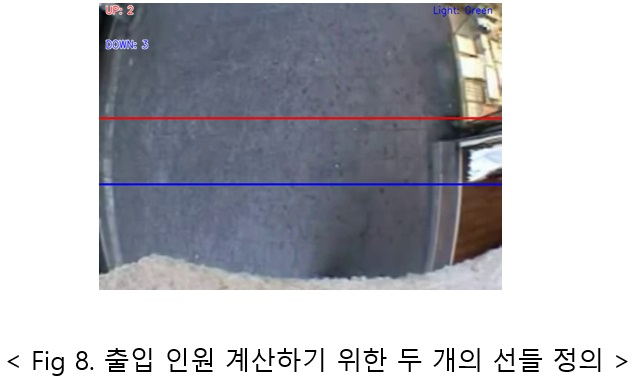
#> input picture Images/승객 입출입을 확인하기 위한 선들 정의.jpg, 633 x 377 px, given in place of TestVideo2.mp4, which was not available
$ python source_code_2.py
#> lines starting #> are read from the running program, lines starting #| are printed output that depends on the picture; after the words box and inside, x2 and y2 are one past the last pixel; in counts of white or black regions, pixels touching at a corner belong together; pictures that were not available may be replaced by others from this repository, and a replacement may not be noted
import cv2
import sys
import numpy as np
import people_motion
import time
# import RPi.GPIO as GPIO

## cnt_down, cnt_up 정보를 통해 객차내의 승객수 계산 및 스크린 도어에 전달할 light 결정
def getlight_information(cnt_person, light, Calculate_the_passengers):
    if Calculate_the_passengers < 0:
        Calculate_the_passengers = 0

    number_of_people = Calculate_the_passengers + cnt_person

    if number_of_people < 1 and number_of_people >= 0:
        light = 'Green'
    elif number_of_people >= 1 and number_of_people < 2:
        light = 'Yellow'
    elif number_of_people >= 2:
        light = 'Red'

    if cnt_person == -1:
        print('Calculate_the_passengers:{} = {} - 1'.format(number_of_people, Calculate_the_passengers))
    elif cnt_person == 1:
        print('Calculate_the_passengers:{} = {} + 1'.format(number_of_people, Calculate_the_passengers))

    Calculate_the_passengers = number_of_people

    return light, Calculate_the_passengers

## 입력 영상 불러오기
cap = cv2.VideoCapture('TestVideo2.mp4')

if not cap.isOpened():
    print('Video open failed!')
    sys.exit()

## 출력 이미지의 size 와 up&down counting 초기화
w, h = 640, 480
cnt_up, cnt_down = 0, 0

# [7 lines of commented-out code are left out]
people = []
max_p_age = 5
person_index = 1
light = 'Green'
Calculate_the_passengers = 0

# [7 lines of commented-out code are left out]
line_up = int(2*(h/5))
line_down = int(3*(h/5))

up_limit =   int(1*(h/5))
down_limit = int(4*(h/5))

print("Down line의 경계선 (y의 값):", line_down)
print("Up line의 경계선 (y의 값):", line_up)

line_down_color = (255,0,0)
line_up_color = (0,0,255)

# down line에 대한 정보
pt1 =  [0, line_down];
pt2 =  [w, line_down];
pts_L1 = np.array([pt1,pt2], np.int32)
pts_L1 = pts_L1.reshape((-1,1,2))

# up line에 대한 정보
pt3 =  [0, line_up];
pt4 =  [w, line_up];
pts_L2 = np.array([pt3,pt4], np.int32)
pts_L2 = pts_L2.reshape((-1,1,2))

# up limit line에 대한 정보
pt5 =  [0, up_limit];
pt6 =  [w, up_limit];
pts_L3 = np.array([pt5,pt6], np.int32)
pts_L3 = pts_L3.reshape((-1,1,2))

# down limit line에 대한 정보
pt7 =  [0, down_limit];
pt8 =  [w, down_limit];
pts_L4 = np.array([pt7,pt8], np.int32)
pts_L4 = pts_L4.reshape((-1,1,2))

## MOG2 기술을 사용하여 객체을 검출
MOG2 = cv2.createBackgroundSubtractorMOG2(detectShadows = True) # 그림자도 검출

## morphogenic filters를 위한 kernel 초기화 (3개의 kernel중 택 1)
kernelOp = np.ones((3,3),np.uint8)
kernelOp2 = np.ones((5,5),np.uint8)
kernelCl = np.ones((11,11),np.uint8)

while True:
    retval, frame = cap.read()
#> frame is the input picture: shape (377, 633, 3); mean B, G, R 186.9, 180.4, 179.5

    if not retval:
        break

    ## frame을 640, 480 사이즈로 변환
    frame = cv2.resize(frame, (640, 480))
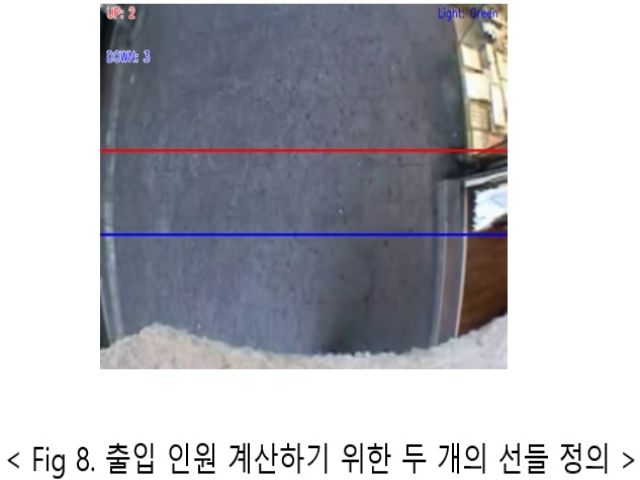
#> frame: shape (480, 640, 3); mean B, G, R 186.8, 180.4, 179.5

    # Method1. Gaussian bluring을 통해 노이즈 제거 (노이즈가 심한 경우)
    # frame = cv2.GaussianBlur(frame, (0, 0), 3)

    # Method2. grayscale로 변환 후 Gaussian bluring을 적용
    frame_gray = cv2.cvtColor(frame, cv2.COLOR_BGR2GRAY)
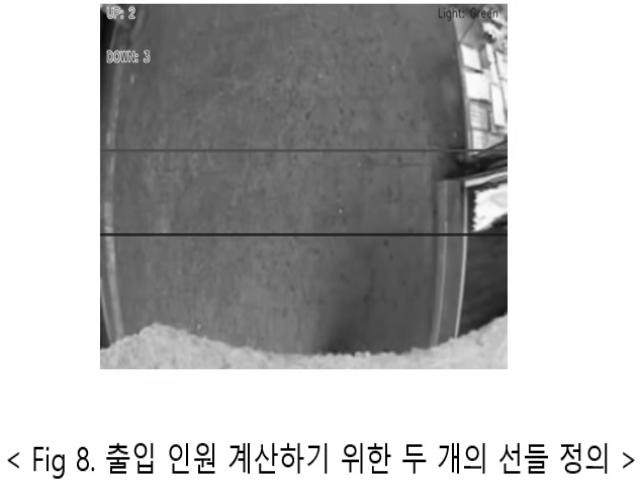
#> frame_gray: shape (480, 640); min 0, max 255, mean 180.9
    filtered_frame_gray = cv2.GaussianBlur(frame_gray, (0, 0), 1)
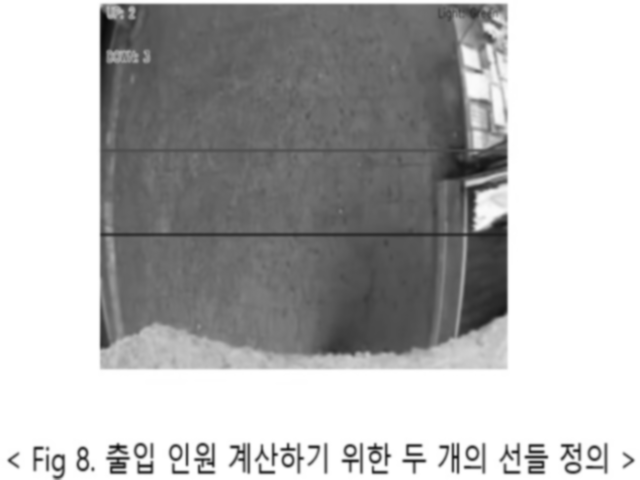
#> filtered_frame_gray: shape (480, 640); min 10, max 255, mean 180.9

    # Method3. ROI 설정 후 MOG2 적용
    # ROI = frame[0:w, 96:384]

    for person in people:
        person.age_one() #age every person one frame

    ## MOG 배경 모델 적용 (foreground mask 두개 중에 택 1)
    fgmask1 = MOG2.apply(frame)
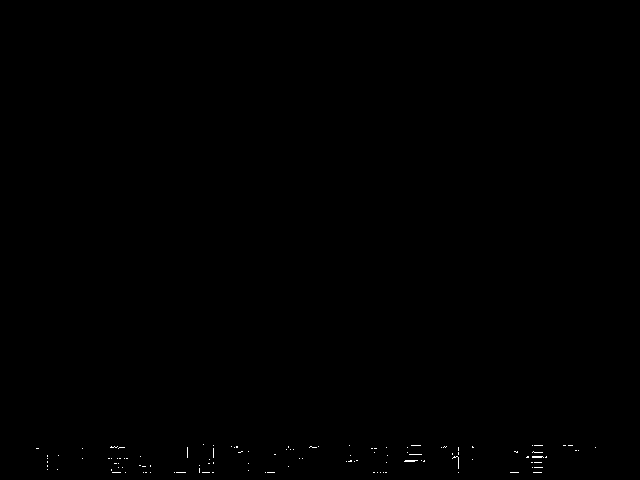
#> fgmask1: shape (480, 640); values 127 (black) and 255 (white), 0.13% white in thin lines or dots, all inside (x1, y1, x2, y2) = (36, 444, 596, 473)

    ## 그림자 없애기
    try:
        # fgmask1과 fgmask2 이미지를 이진화시키기
        _, bin_fgmask1 = cv2.threshold(fgmask1, 254, 255, cv2.THRESH_BINARY)

        # open(모폴리지)를 적용, 노이즈 제거하기 위해서
        mask = cv2.morphologyEx(bin_fgmask1, cv2.MORPH_OPEN, kernelOp)
#> mask: shape (480, 640); every value is 0

        # close(모폴리지)를 적용, open으로 줄어든 면적을 다시 두껍게 만들기 위해서
        mask = cv2.morphologyEx(mask, cv2.MORPH_CLOSE, kernelCl)

    except:
        print('End of file')
        print('UP:',cnt_up)
        print ('DOWN:',cnt_down)
        break

    ## mask와 mask2의 외각선 검출하기
    contours, hierarchy = cv2.findContours(mask, cv2.RETR_EXTERNAL, cv2.CHAIN_APPROX_SIMPLE)
#> contours = []

    for contour in contours:
        # 노이즈 제거
        retval = cv2.contourArea(contour)

        if retval < 1990:
            continue

        # 객체의 무게 중심점 구하기
        M = cv2.moments(contour)
        center_x = int(M['m10']/M['m00'])
        center_y = int(M['m01']/M['m00'])

        # 객체를 감싸는 최소 크기 사각형(바운딩 박스) 반환
        x,y,w,h = cv2.boundingRect(contour)

        # 객체의 무게 중심점의 y좌표가 up.limit와 down.limit 사이에 존재한다면
        new = True # 새로운 객체 있가?
        if center_y in range(up_limit, down_limit):
            for person in people:
                # 이 객체는 이미 존재했던 것이다.
                if abs(x - person.getX()) <= w and abs(y - person.getY()) <= h:
                    new = False
                    person.updateCoords(center_x, center_y) # person의 track 리스트에 [center_x, center_y]를 append해준다.

                    if person.going_UP(line_down, line_up) == True:
                        cnt_up += 1;
                        one_who_camp_up = -1
                        print("ID:",person.getId(),'crossed going up at',time.strftime("%c"))
                        light, Calculate_the_passengers = getlight_information(one_who_camp_up, light, Calculate_the_passengers)
                        one_who_camp_up = 0
                    elif person.going_DOWN(line_down, line_up) == True:
                        cnt_down += 1;
                        one_who_camp_down = 1
                        print( "ID:",person.getId(),'crossed going down at',time.strftime("%c"))
                        light, Calculate_the_passengers = getlight_information(one_who_camp_down, light, Calculate_the_passengers)
                        one_who_camp_down = 0
                    break

                # 객체가 line_down과 line_up 사이 존재한다면
                if person.getState() == '1':
                    # 객체의 방향이 down인 동시에 객체의 y좌표가 down_limit보다 크다면 확실히 아래로 내려온 객체이다.
                    if person.getDir() == 'down' and person.getY() > down_limit:
                        person.setDone()
                    # 객체의 방향이 up인 동시에 객체의 y좌표가 up_limit보다 작으면 확실히 아래로 내려온 객체이다.
                    elif person.getDir() == 'up' and person.getY() < up_limit:
                        person.setDone()

                # 세팅이 끝났으면
                if person.timedOut():
                    index = people.index(person)
                    people.pop(index) # people 리스트에서 person 정보만 끄집어 내기
                    del person
            if new == True:
                # 객체의 정보들을 person_inf 변수에 대입 후, people 리스트에 append 시켜준다.
                person_inf = people_motion.person_information(person_index, center_x, center_y, max_p_age)
                people.append(person_inf)
                person_index += 1

        cv2.circle(frame, (center_x,center_y), 5, (0,0,255), -1)
#> this loop made 0 passes
#> after the loop, cnt_down = 0; cnt_up = 0; people = []; person_index = 1
        # [6 lines of commented-out code are left out]

    str_up = 'UP: '+ str(cnt_up)
#> str_up = 'UP: 0'
    str_down = 'DOWN: '+ str(cnt_down)
#> str_down = 'DOWN: 0'
    light_information = 'Light: ' + str(light)

    # [18 lines of commented-out code are left out]
    frame = cv2.polylines(frame,[pts_L1],False,line_down_color,thickness=2)
    frame = cv2.polylines(frame,[pts_L2],False,line_up_color,thickness=2)

    # Limit Lines들 화면 표시
    # frame = cv2.polylines(frame,[pts_L3],False,(255,255,255),thickness=1)
    # frame = cv2.polylines(frame,[pts_L4],False,(255,255,255),thickness=1)

    cv2.putText(frame, str_up ,(10,40),cv2.FONT_HERSHEY_SIMPLEX,0.5,(255,255,255),2,cv2.LINE_AA)
    cv2.putText(frame, str_up ,(10,40),cv2.FONT_HERSHEY_SIMPLEX,0.5,(0,0,255),1,cv2.LINE_AA)
    cv2.putText(frame, str_down ,(10,90),cv2.FONT_HERSHEY_SIMPLEX,0.5,(255,255,255),2,cv2.LINE_AA)
    cv2.putText(frame, str_down ,(10,90),cv2.FONT_HERSHEY_SIMPLEX,0.5,(255,0,0),1,cv2.LINE_AA)

    # 스크린 도어의 Light 정보를 화면에 표시
    cv2.putText(frame, light_information ,(530, 40),cv2.FONT_HERSHEY_SIMPLEX,0.5,(255,0,0),1,cv2.LINE_AA)
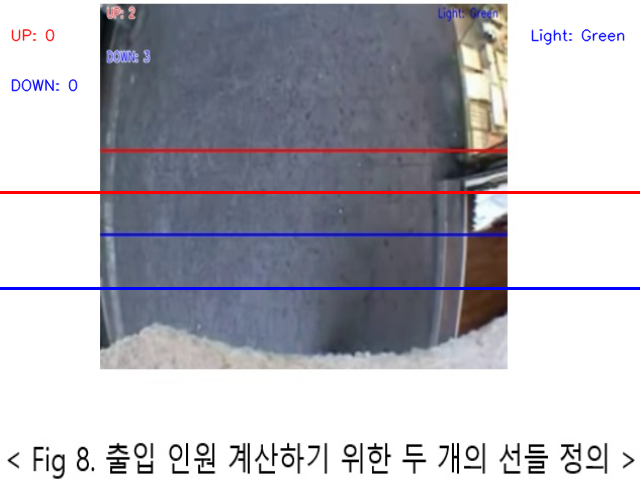
#> frame: shape (480, 640, 3); mean B, G, R 186.3, 177.9, 178.7

    # out.write(mask2) # 영상 데이터만 저장. 소리는 X
    cv2.imshow('Frame', frame)
    cv2.imshow('Mask', mask)

    if cv2.waitKey(20) == 27:
#> (key Esc is pressed here)
        break

cap.release()
cv2.destroyAllWindows()

## TestVideo.avi 일 경우
# 모폴리지 OPEN은 적용하지만, 모폴리지 CLOSE은 적용하지 않는다. Threshold = 900 ~ 1200

## TestVideo2.mp4 일 경우
# GuassianBlur 적용하고, 모폴리지 OPEN과 CLOSE 모두 적용하고 Threshold = 1990으로 적용

$ run again, on Images/시스템 구상도.jpg
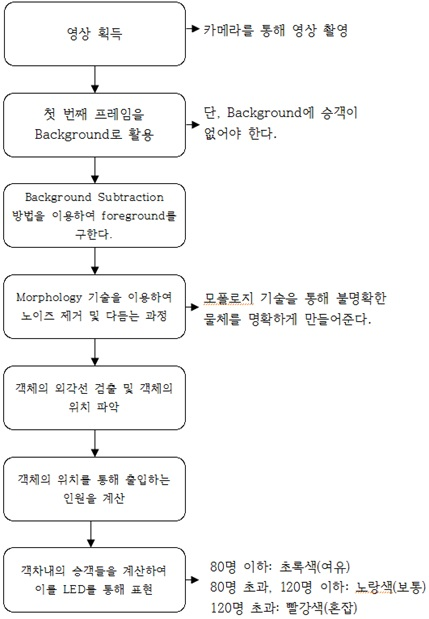
#> input picture Images/시스템 구상도.jpg, 429 x 619 px, given in place of TestVideo2.mp4, which was not available
#> frame is the input picture: shape (619, 429, 3); mean B, G, R 244.9, 245.2, 245.1
#> `fgmask1 = MOG2.apply(frame)`:
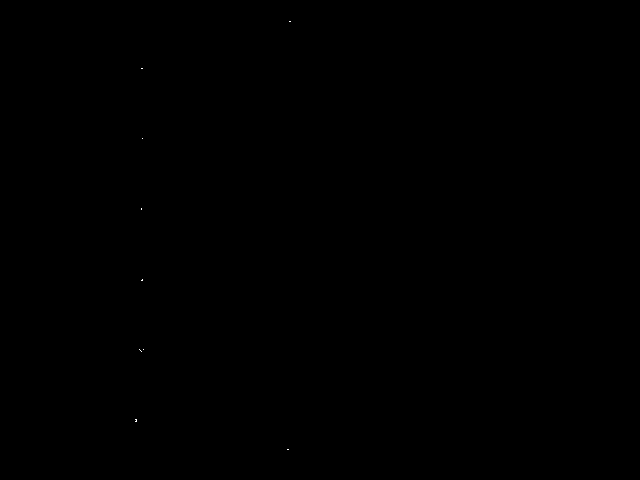
#> fgmask1: shape (480, 640); values 127 (black) and 255 (white), 0.01% white in thin lines or dots, all inside (x1, y1, x2, y2) = (135, 21, 291, 450)
#> mask: shape (480, 640); every value is 0
#> contours = []
#> after the loop `for contour in contours:`: cnt_down = 0; people = []; person_index = 1
#> str_up = 'UP: 0'
#> str_down = 'DOWN: 0'
#> `cv2.putText(frame, light_information ,(530, 40),cv2.FONT_HERSHEY_SIMPL..`:
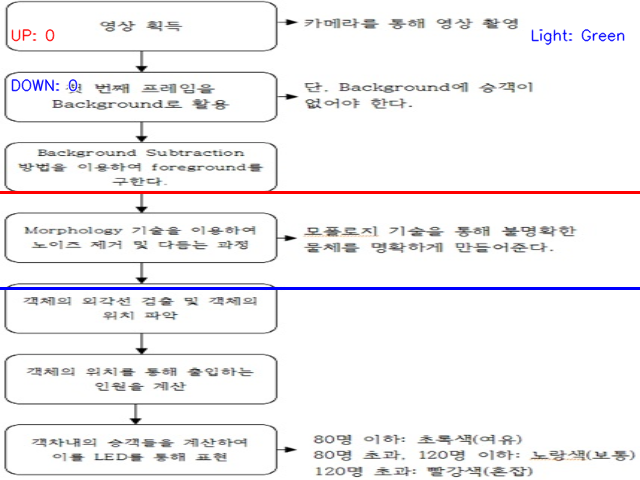
#> frame: shape (480, 640, 3); mean B, G, R 243.3, 241.5, 243.2

$ run again, on Images/실제 환경 테시트.jpg
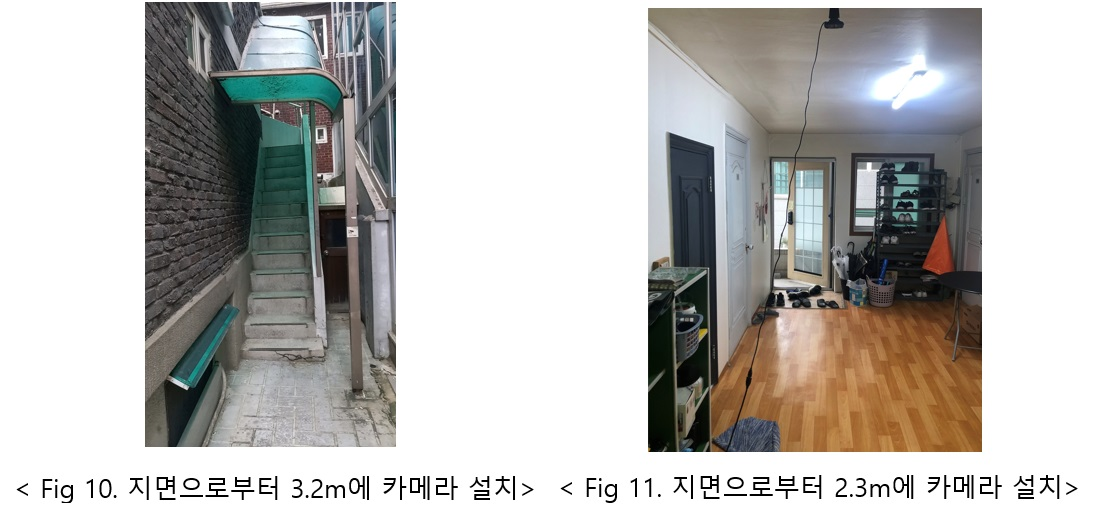
#> input picture Images/실제 환경 테시트.jpg, 1093 x 512 px, given in place of TestVideo2.mp4, which was not available
#> frame is the input picture: shape (512, 1093, 3); mean B, G, R 184, 186.6, 188.1
#> `fgmask1 = MOG2.apply(frame)`:
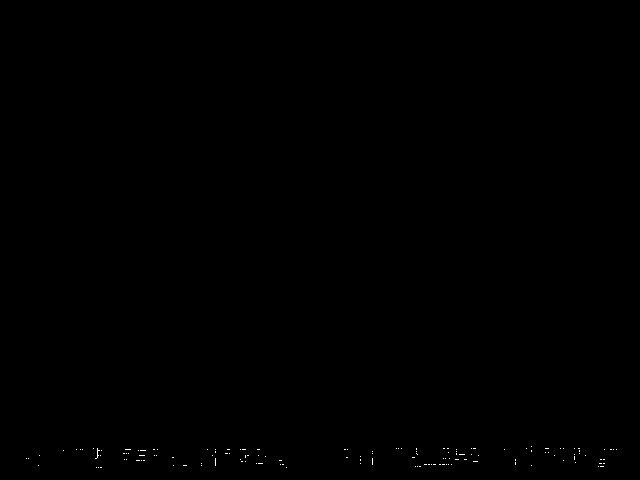
#> fgmask1: shape (480, 640); values 127 (black) and 255 (white), 0.09% white in thin lines or dots, all inside (x1, y1, x2, y2) = (26, 446, 617, 468)
#> mask: shape (480, 640); every value is 0
#> contours = []
#> after the loop `for contour in contours:`: cnt_down = 0; people = []; person_index = 1
#> str_up = 'UP: 0'
#> str_down = 'DOWN: 0'
#> `cv2.putText(frame, light_information ,(530, 40),cv2.FONT_HERSHEY_SIMPL..`:
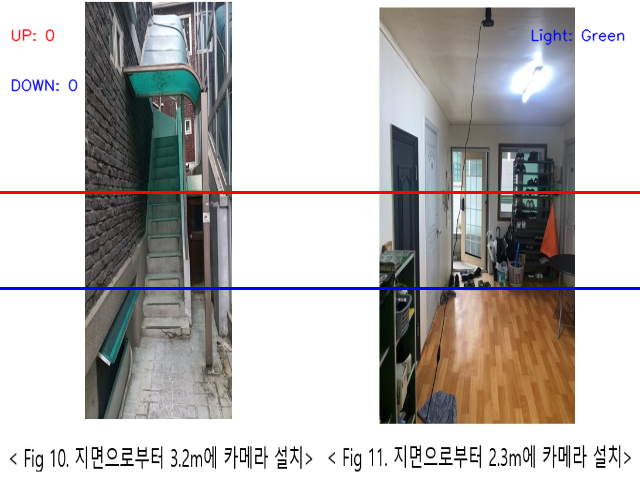
#> frame: shape (480, 640, 3); mean B, G, R 183.4, 184, 187.2
